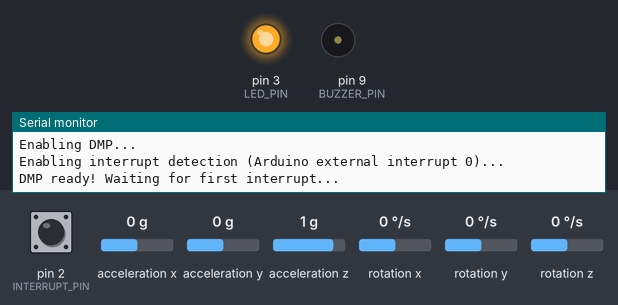
The sketch below on a simulated Arduino Uno, built with avr-gcc and run on an emulated ATmega328P. On the bench: output pins drawn as LEDs (lit = HIGH), buzzer (waves = sounding, pin HIGH), the last lines printed to the serial monitor. The inputs (shaded band) are chosen by the test bench; at power-on: acceleration x 0 g, pin 2 (INTERRUPT_PIN) LOW, acceleration y 0 g, acceleration z 1 g, rotation x 0 °/s, rotation y 0 °/s, rotation z 0 °/s. The sensor or clock chip raises its interrupt line as the real part does.

Above: at 2.7 s.
At 4.7 s:
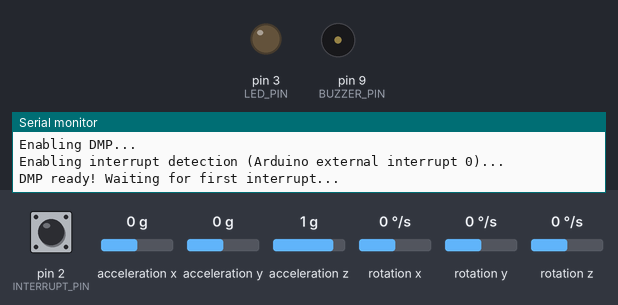
4.8 s: acceleration x set to -1.4 g
At 6.1 s:
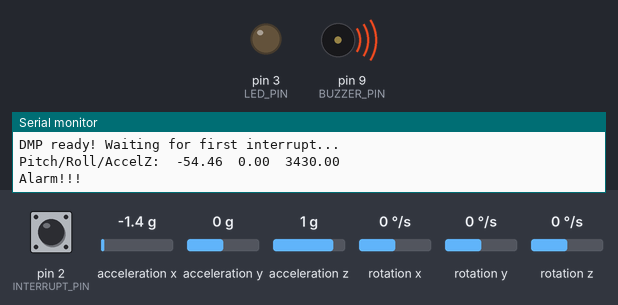
Timing chart, 0 to 13.8 s (numbered marks = the images above; inputs shaded):
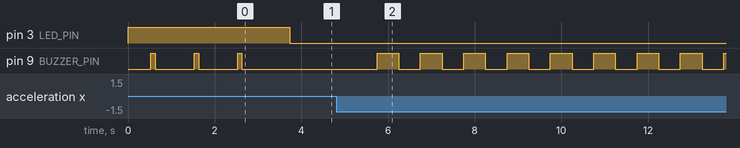

The sketch:

PoolAlarm.ino
```cpp
#include "I2Cdev.h"
#include "MPU6050_6Axis_MotionApps20.h"

#define INTERRUPT_PIN     2
#define LED_PIN           3
#define BUZZER_PIN        9

#define X_GYRO_OFFSET    62
#define Y_GYRO_OFFSET   -20
#define Z_GYRO_OFFSET    18

#define X_ACCEL_OFFSET -459
#define Y_ACCEL_OFFSET 1615
#define Z_ACCEL_OFFSET  941

#define LED_HEART_BEAT_TIMEOUT 2000

MPU6050 mpu;

bool dmpReady = false;  // set true if DMP init was successful
uint8_t mpuIntStatus;   // holds actual interrupt status byte from MPU
uint8_t devStatus;      // return status after each device operation (0 = success, !0 = error)
uint16_t packetSize;    // expected DMP packet size (default is 42 bytes)
uint16_t fifoCount;     // count of all bytes currently in FIFO
uint8_t fifoBuffer[64]; // FIFO storage buffer

Quaternion q;           // [w, x, y, z]         quaternion container
VectorFloat gravity;    // [x, y, z]            gravity vector
VectorInt16 aa;         // [x, y, z]            accel sensor measurements
VectorInt16 aaReal;     // [x, y, z]            gravity-free accel sensor measurements
float ypr[3];           // [yaw, pitch, roll]   yaw/pitch/roll container and gravity vector

bool resetToZero = false;
float yprZero[3];
float accelZeroZ;

volatile bool mpuInterrupt = false;     // indicates whether MPU interrupt pin has gone high
void dmpDataReady() {
    mpuInterrupt = true;
}

void setup() {
  Wire.begin();

  Serial.begin(38400);

  pinMode(LED_PIN, OUTPUT);
  digitalWrite(LED_PIN, 1);

  pinMode(BUZZER_PIN, OUTPUT);
  digitalWrite(BUZZER_PIN, 0);

  Serial.println("Initializing I2C devices...");
  mpu.initialize();

  pinMode(INTERRUPT_PIN, INPUT);

  Serial.println("Testing device connections...");
  Serial.println(mpu.testConnection() ? "MPU6050 connection successful" : "MPU6050 connection failed");

  mpu.setXGyroOffset(X_GYRO_OFFSET);
  mpu.setYGyroOffset(Y_GYRO_OFFSET);
  mpu.setZGyroOffset(Z_GYRO_OFFSET);

  mpu.setXAccelOffset(X_ACCEL_OFFSET);
  mpu.setYAccelOffset(Y_ACCEL_OFFSET);
  mpu.setZAccelOffset(Z_ACCEL_OFFSET);

  Serial.println(F("Initializing DMP..."));
  devStatus = mpu.dmpInitialize();

  if (devStatus == 0) {
    mpu.CalibrateAccel(6);
    mpu.CalibrateGyro(6);
    mpu.PrintActiveOffsets();
    Serial.println(F("Enabling DMP..."));
    mpu.setDMPEnabled(true);

    Serial.print(F("Enabling interrupt detection (Arduino external interrupt "));
    Serial.print(digitalPinToInterrupt(INTERRUPT_PIN));
    Serial.println(F(")..."));
    attachInterrupt(digitalPinToInterrupt(INTERRUPT_PIN), dmpDataReady, RISING);
    mpuIntStatus = mpu.getIntStatus();

    Serial.println(F("DMP ready! Waiting for first interrupt..."));
    dmpReady = true;

    packetSize = mpu.dmpGetFIFOPacketSize();
  } else {
    Serial.print(F("DMP Initialization failed (code "));
    Serial.print(devStatus);
    Serial.println(F(")"));
  }

  for (uint8_t i = 0; i < 3; i++)
  {
    digitalWrite(BUZZER_PIN, 1);
    delay(100);
    digitalWrite(BUZZER_PIN, 0);
    delay(900);
  }
}

uint64_t lastMillis = 0;

void loop() {
  if (!dmpReady)
    return;

  if (mpu.dmpGetCurrentFIFOPacket(fifoBuffer)) {
    mpu.dmpGetQuaternion(&q, fifoBuffer);
    mpu.dmpGetGravity(&gravity, &q);
    mpu.dmpGetYawPitchRoll(ypr, &q, &gravity);

    mpu.dmpGetAccel(&aa, fifoBuffer);
    mpu.dmpGetGravity(&gravity, &q);
    mpu.dmpGetLinearAccel(&aaReal, &aa, &gravity);

    if (!resetToZero) {
      yprZero[0] = ypr[0];
      yprZero[1] = ypr[1];
      yprZero[2] = ypr[2];
      accelZeroZ = aaReal.z;
      digitalWrite(LED_PIN, 0);
      resetToZero = true;
    }

    float pitch = (ypr[1] - yprZero[1]) * 180/M_PI;
    float roll = (ypr[2] - yprZero[2]) * 180/M_PI;
    float accelZ = aaReal.z - accelZeroZ;

    if (abs(accelZ) >= 50.0) {
    Serial.print("Pitch/Roll/AccelZ:\t");
    Serial.print(pitch);
    Serial.print("\t");
    Serial.print(roll);
    Serial.print("\t");
    Serial.println(accelZ);
    }

    if ((abs(pitch) >= 2.0) || (abs(roll) >= 2.0)) {
      Serial.println("Alarm!!!");
      while (1) {
        digitalWrite(BUZZER_PIN, 1);
        delay(500);
        digitalWrite(BUZZER_PIN, 0);
        delay(500);
      }
    }
  }

  if (millis() > (lastMillis + LED_HEART_BEAT_TIMEOUT)) {
    if (resetToZero) {
      digitalWrite(LED_PIN, 1);
      delay(200);
      digitalWrite(LED_PIN, 0);
      delay(2000);
    }
    lastMillis = millis();
  }
}
```

Measured:
- after the input at 4.8 s, pin 3 (LED_PIN): stops changing and stays LOW; pin 9 (BUZZER_PIN): alternates HIGH for 0.50 s and LOW for 0.50 s, starting after 0.95 s
